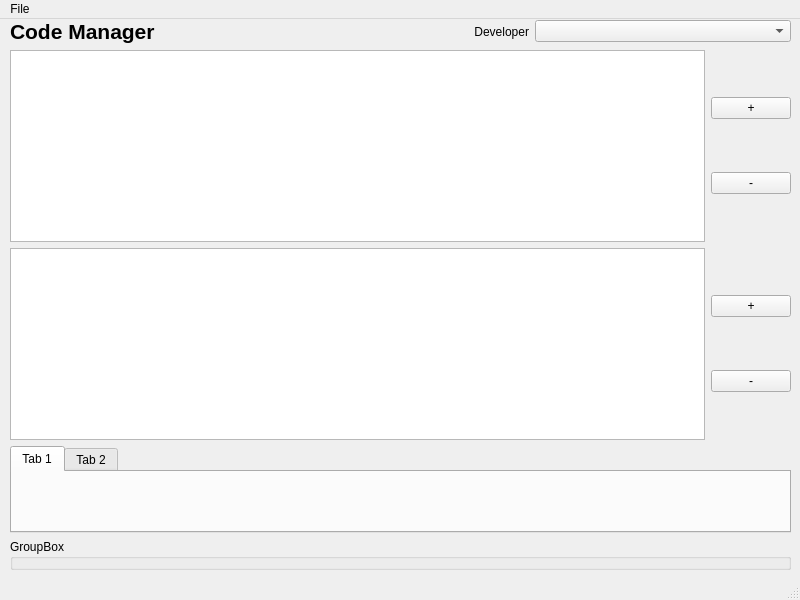
<?xml version="1.0" encoding="UTF-8"?>
<ui version="4.0">
 <class>MainWindow</class>
 <widget class="QMainWindow" name="MainWindow">
  <property name="geometry">
   <rect>
    <x>0</x>
    <y>0</y>
    <width>800</width>
    <height>600</height>
   </rect>
  </property>
  <property name="windowTitle">
   <string>MainWindow</string>
  </property>
  <widget class="QWidget" name="centralwidget">
   <widget class="QWidget" name="verticalLayoutWidget">
    <property name="geometry">
     <rect>
      <x>10</x>
      <y>0</y>
      <width>781</width>
      <height>551</height>
     </rect>
    </property>
    <layout class="QVBoxLayout" name="verticalLayout">
     <item>
      <layout class="QHBoxLayout" name="horizontalLayout_3">
       <item>
        <widget class="QLabel" name="label_2">
         <property name="font">
          <font>
           <pointsize>16</pointsize>
           <weight>75</weight>
           <italic>false</italic>
           <bold>true</bold>
          </font>
         </property>
         <property name="text">
          <string>Code Manager</string>
         </property>
        </widget>
       </item>
       <item>
        <widget class="QLabel" name="label">
         <property name="text">
          <string>Developer</string>
         </property>
         <property name="alignment">
          <set>Qt::AlignRight|Qt::AlignTrailing|Qt::AlignVCenter</set>
         </property>
        </widget>
       </item>
       <item>
        <widget class="QComboBox" name="devComboBox"/>
       </item>
      </layout>
     </item>
     <item>
      <layout class="QHBoxLayout" name="horizontalLayout_4">
       <item>
        <widget class="QListView" name="listView"/>
       </item>
       <item>
        <layout class="QVBoxLayout" name="verticalLayout_2">
         <item>
          <widget class="QPushButton" name="addActivityButton">
           <property name="text">
            <string>+</string>
           </property>
          </widget>
         </item>
         <item>
          <widget class="QPushButton" name="remActivityButton">
           <property name="text">
            <string>-</string>
           </property>
          </widget>
         </item>
        </layout>
       </item>
      </layout>
     </item>
     <item>
      <layout class="QHBoxLayout" name="horizontalLayout_6">
       <item>
        <widget class="QListView" name="listView_2"/>
       </item>
       <item>
        <layout class="QVBoxLayout" name="verticalLayout_3">
         <item>
          <widget class="QPushButton" name="addChangesetButton">
           <property name="text">
            <string>+</string>
           </property>
          </widget>
         </item>
         <item>
          <widget class="QPushButton" name="remChangesetButton">
           <property name="text">
            <string>-</string>
           </property>
          </widget>
         </item>
        </layout>
       </item>
      </layout>
     </item>
     <item>
      <layout class="QHBoxLayout" name="horizontalLayout_5">
       <item>
        <widget class="QTabWidget" name="tabWidget">
         <widget class="QWidget" name="tab">
          <attribute name="title">
           <string>Tab 1</string>
          </attribute>
         </widget>
         <widget class="QWidget" name="tab_2">
          <attribute name="title">
           <string>Tab 2</string>
          </attribute>
         </widget>
        </widget>
       </item>
      </layout>
     </item>
     <item>
      <widget class="QGroupBox" name="groupBox">
       <property name="title">
        <string>GroupBox</string>
       </property>
      </widget>
     </item>
    </layout>
   </widget>
  </widget>
  <widget class="QMenuBar" name="menubar">
   <property name="geometry">
    <rect>
     <x>0</x>
     <y>0</y>
     <width>800</width>
     <height>25</height>
    </rect>
   </property>
   <widget class="QMenu" name="menuFile">
    <property name="title">
     <string>File</string>
    </property>
    <addaction name="actionQuit"/>
   </widget>
   <addaction name="menuFile"/>
  </widget>
  <widget class="QStatusBar" name="statusbar"/>
  <action name="actionQuit">
   <property name="text">
    <string>Quit</string>
   </property>
  </action>
 </widget>
 <resources/>
 <connections/>
</ui>
